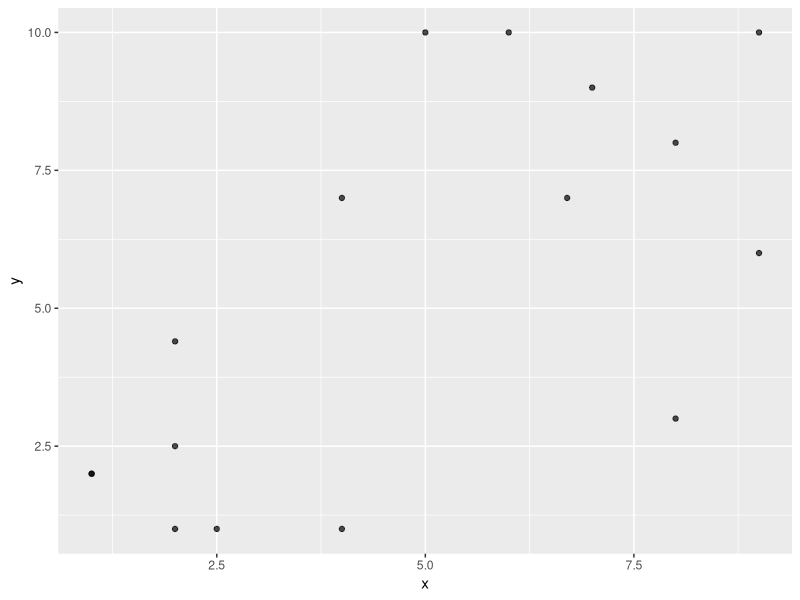
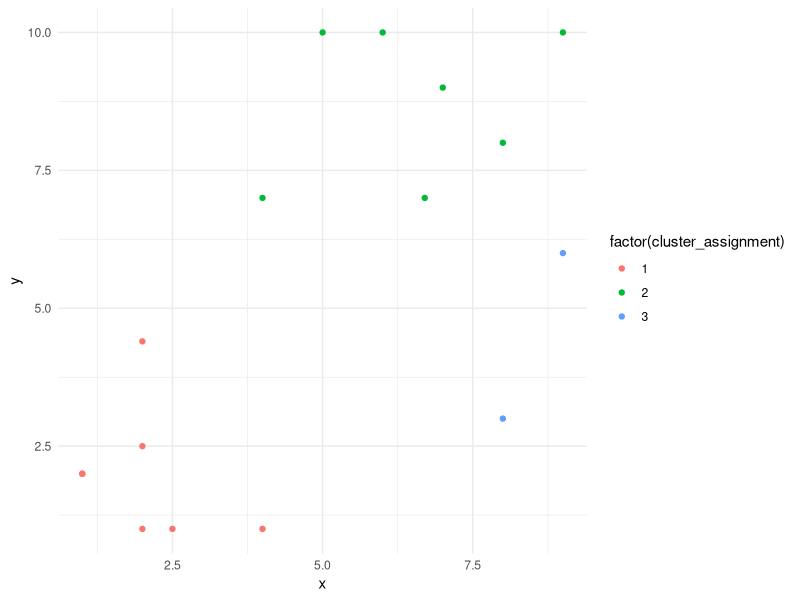
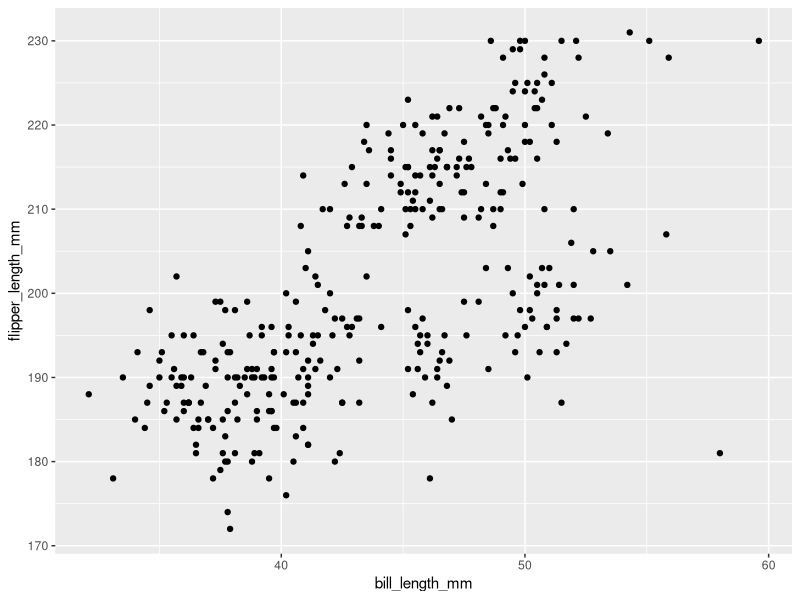
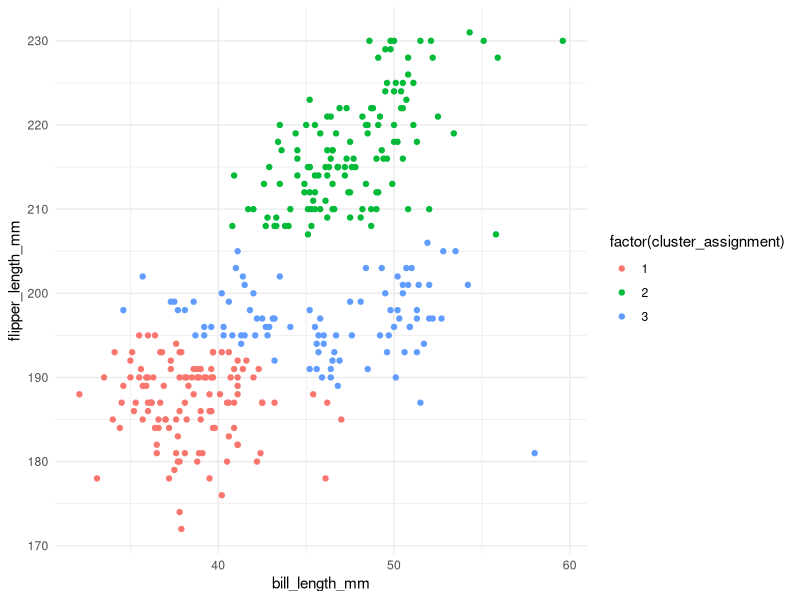
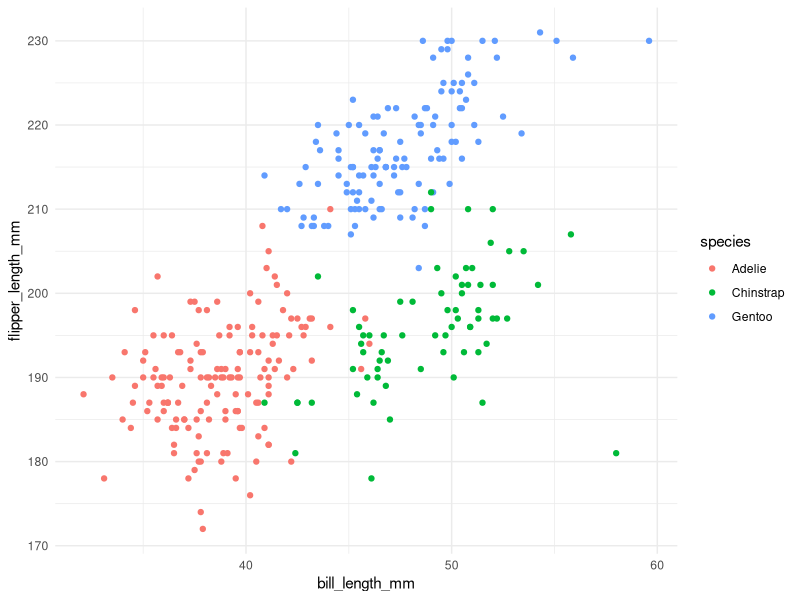

Write the R code that produced these figures, in order.
#' ---
#' K-means tutorial
#' ---

library(tidyverse)

# create a random set of data
df <- tibble(
  x = c(1,2,1,2,4,2, 2.5, 8, 6, 5,4, 7, 9, 6.7, 8, 9),
  y = c(2,1,2,2.5, 1,4.4, 1, 3, 10, 10, 7, 9, 6, 7, 8, 10)
)

ggplot(data = df,
       mapping = aes(x=x, y=y)) +
  geom_point(alpha = 0.7)

# kmeans is included in the base stats package
km <- kmeans(x = df,
             centers = 3)

km

# visualize the cluster assignments
df |>
  mutate(cluster_assignment = km$cluster) |>
  ggplot(mapping = aes(x=x, y=y, color = factor(cluster_assignment))) +
  geom_point() +
  theme_minimal()



# palmer penguins -------

library(palmerpenguins)

# remove missing flipper and bill length data
df <- penguins |>
  filter(!is.na(bill_length_mm), !is.na(flipper_length_mm))

ggplot(data = df,
       mapping = aes(x=bill_length_mm, y=flipper_length_mm)) +
  geom_point()



# get those three clusters using kmeans
km <- kmeans(x = df |>
               select(bill_length_mm, flipper_length_mm),
             centers = 3)
df |>
  mutate(cluster_assignment = km$cluster) |>
  ggplot(mapping = aes(x=bill_length_mm, y=flipper_length_mm, color = factor(cluster_assignment))) +
  geom_point() +
  theme_minimal()

# compare to species
df |>
  mutate(cluster_assignment = km$cluster) |>
  ggplot(mapping = aes(x=bill_length_mm, y=flipper_length_mm, color = species)) +
  geom_point() +
  theme_minimal()


# I can't visualize it, but what if we included more information in the
# clustering algorithm?
km <- kmeans(x = df |>
               select(bill_length_mm, flipper_length_mm, bill_depth_mm),
             centers = 3)

# does this do a good job predicting species?
df |>
  mutate(cluster_assignment = km$cluster) |>
  count(species, cluster_assignment)